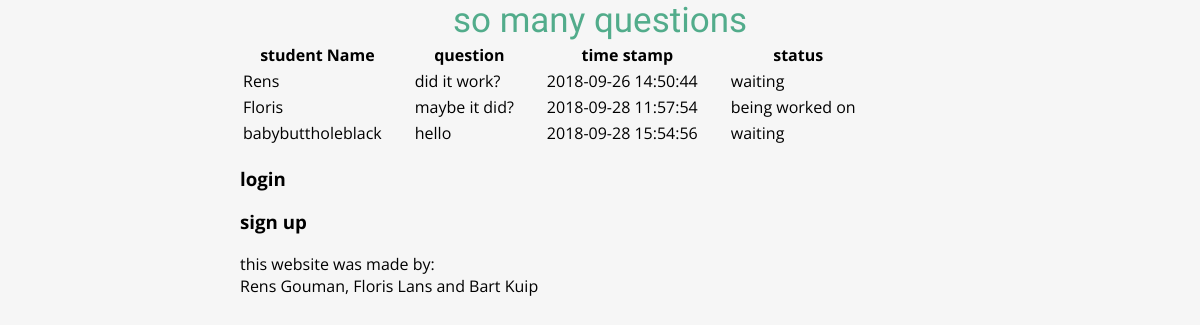
The page / on the database its author committed.
### tables this page shows
CREATE TABLE IF NOT EXISTS `questions` (
  `question_id` int(60) NOT NULL,
  `student_id` int(60) NOT NULL,
  `question_text` varchar(10000) NOT NULL,
  `time_stamp` datetime DEFAULT CURRENT_TIMESTAMP ON UPDATE CURRENT_TIMESTAMP,
  `progress_id` int(60) NOT NULL
);

CREATE TABLE IF NOT EXISTS `students` (
  `student_id` int(60) NOT NULL,
  `student_name` varchar(180) NOT NULL,
  `student_password` varchar(180) NOT NULL,
  `power_lvl` int(60) NOT NULL
);

CREATE TABLE IF NOT EXISTS `progress` (
  `progress_id` int(60) NOT NULL,
  `status` varchar(255) DEFAULT NULL
);

### core/core.php (called while the page is built, shortened)
<?php
function render($filename, $data = null)
{
	require(ROOT . 'view/templates/header.php');
	require(ROOT . 'view/' . $filename . '.php');
	require(ROOT . 'view/templates/footer.php');
}

### controller/webappController.php (called while the page is built, shortened)
<?php
require(ROOT . "model/webappModel.php");
function index()
{
	$allQuestions = generateQuestions();
	render("webapp/index", array(
		'questions' => $allQuestions)
	);
	exit();
}

### public/index.php (called while the page is built, shortened)
<?php
require(ROOT . "core/route.php");
require(ROOT . "core/core.php");
route();

### model/webappModel.php (called while the page is built, shortened)
<?php
function generateQuestions()
{
	$db = openDatabaseConnection();
	$sql = "SELECT * FROM `questions`
		JOIN `students` ON `questions`.`student_id` = `students`.`student_id`
		JOIN `progress` ON `questions`.`progress_id` = `progress`.`progress_id`
		ORDER BY `questions`.`time_stamp` ASC";
	$query = $db->prepare($sql);
	$query->execute();
	return $query->fetchAll();
}

### view/webapp/index.php (the view, shortened to what this page needs)
<h2 id="questions_main">so many questions</h2>
<table id="myTable">
	<thead>
		<tr>
			<th colspan="1" onclick="sortTable(0)">student Name</th>
			<th colspan="5" onclick="sortTable(1)">question</th>
			<th colspan="2" onclick="sortTable(2)">time stamp</th>
			<th colspan="1">status</th>
		</tr>
	</thead>
	<tbody>
<?php
foreach ($questions as $question) {
	if ($question["progress_id"] == 3) {
	} else {
?>
		<tr>
			<td><?= $question["student_name"] ?></td>
			<td colspan="5"><?= $question["question_text"] ?></td>
			<td colspan="2"><?= $question["time_stamp"] ?></td>
			<td><?= $question["status"] ?></td>
		</tr>
<?php
		}
	}
?>
	</tbody>
</table>
<?php
if ($_SESSION['student_name'] == null) { ?>
	<h3><a href="<?= URL ?>webapp/loginPage">login</a></h3>
<?php
}
?>
	<h3><a href="<?= URL ?>webapp/signUpPage">sign up</a></h3>

### core/route.php (shortened to what this page needs)
<?php
function route()
{
	$url = splitUrl();
	if (!$url['controller']) {
		call_user_func('index');
	} else {
		require(ROOT . 'controller/ErrorController.php');
		call_user_func('error_404');
	}
}

### view/templates/header.php (shortened to what this page needs)
<!DOCTYPE html>
<html>
<head>
	<link rel="stylesheet" href="<?= URL ?>public/css/main.css">
</head>
<body>

### view/templates/footer.php
<footer>
	<p>this website was made by:
	<br>Rens Gouman, Floris Lans and Bart Kuip</p>
</footer>
</body>
</html>

### public/css/main.css (style rules this page uses)
body { margin: 0 auto; width: 60%; background-color: #f6f6f6; }
body { font-family: Open Sans, Verdana, sans-serif; font-size: 12pt; }
h2 { font-family: Open Sans Condensed, sans-serif; font-weight: normal; font-size: 35px; color: #069; margin-bottom: 0; }
h2 { margin: 0; }
p:last-of-type { position: static; }
a { color: black; text-decoration: none; }
td { padding-right: 30px; }
th { padding-right: 20px; }
#questions_main { color: #52ac8b; text-align: center; }
* { box-sizing:border-box; }

### rows shown on the page
questions: student.student_name "Rens", question_text "did it work?", time_stamp "2018-09-26 14:50:44", progress.status "waiting"
questions: student.student_name "Floris", question_text "maybe it did?", time_stamp "2018-09-28 11:57:54", progress.status "being worked on"
questions: student.student_name "babybuttholeblack", question_text "hello", time_stamp "2018-09-28 15:54:56", progress.status "waiting"
